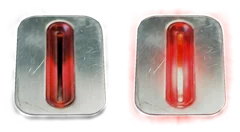
#> input picture assets/img/slot.webp, 240 x 132 px
$ python finish_images.py ../../../../assets/img/slot.webp ../../../../assets/img/stick.webp
#> lines starting #> are read from the running program, lines starting #| are printed output that depends on the picture
"""Turn the review captures into the gallery's thumbnail and OG image.

    python -I design/works/riso/scripts/finish_images.py <thumb capture.png> <og capture.png>

thumbnail: 1200x900 webp q82 (a real capture of the page, sheet and drum panel in view)
og:        1200x630 png (design/works/riso/og.html, same ink engine as the page)
"""
import pathlib
import sys

from PIL import Image

ROOT = pathlib.Path(__file__).resolve().parents[4]
thumb_src, og_src = sys.argv[1], sys.argv[2]

t = Image.open(thumb_src).convert('RGB')
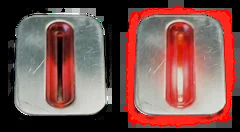
#> t: PIL image 240x132 RGB; mean R, G, B 122.3, 84.1, 79.7
#> (the run stopped early here; a loop or call above may not have finished)
